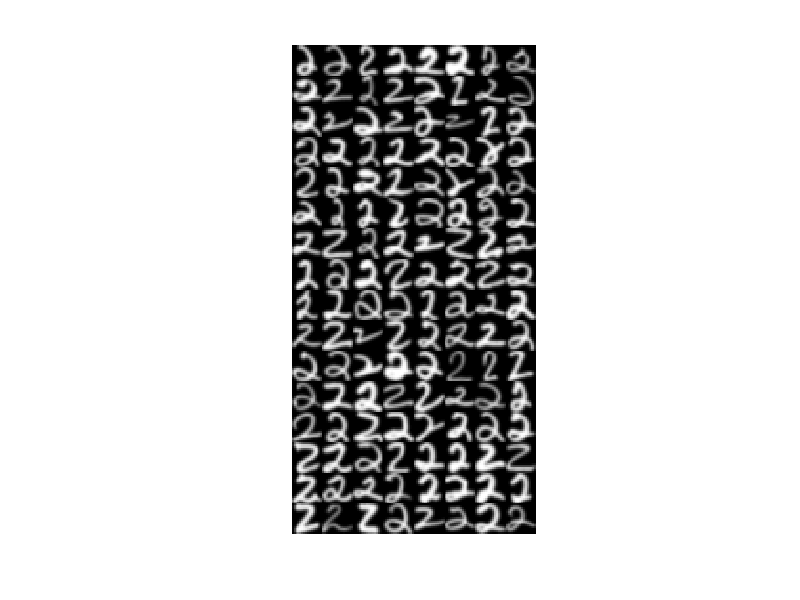

Here is the MATLAB script that generated this plot: (Note: this script raises an error after producing the figure.)
close all
load USPS_2digits
% Here we plot samples of our data set which is 
% USPS handwritten digits and we are using digit 2.

% This is how we extract digits 2.

%  idx=find (train_labels(3,:)==1);
%  o=train_patterns(:,idx);
%  xx=o(:,[1:109,111:296,298:475]);

faceW = 16; 
faceH = 16; 
numPerLine = 16; 
ShowLine = 8; 
Y = zeros(faceH*ShowLine,faceW*numPerLine); 
for i=0:ShowLine-1 
  	for j=0:numPerLine-1 
    	 Y(i*faceH+1:(i+1)*faceH,j*faceW+1:(j+1)*faceW) = reshape(xx(:,i*numPerLine+j+1),[faceH,faceW]); 
  	end 
end 
figure()
imagesc(Y');
colormap(gray);
axis off;
axis equal;
%% 


%% Isomap

% This is how we do the Isomap, we have commented the code and load the
% previously run version.The reason is that each time we run the code, the
% result may be different. As we are assigning images to the points in 2D
% (See the result) manually, we can't run from the begining.


%  m = size(xx, 2); 
% 
% G = sqrt(sum(xx.^2,1)'*ones(1,m) + ones(m,1)*sum(xx.^2,1) - 2*(xx'*xx));
%  e = 0.8*median(G(:));  
%  G(G>e) = 0; 
% sG = sum(G, 1); 
% 
% % get rid of Inf distance for simplicity; 
% i = find(sG == 0); 
% idx = setdiff((1:m), i); 
% G = G(idx,idx); 
% m = size(G, 1); 
% 
% spy(sparse(G)); 
% drawnow; 
% 
% D = graphallshortestpaths(sparse(G), 'directed', 'false');
% zooo=find(D>10^20);
% %  D(D>10^20)=0;
%  
% D2 = D.^2; 
% 
% H = eye(m) - ones(m,1)*ones(m,1)'./m; 
% 
% Dt = -0.5 * H * D2 * H; 
% 
% k = 10; 
% [V, S, U] = svds(Dt, k);
% 
% dim1 = V(:,1) * sqrt(S(1,1)); 
% dim2 = V(:,2) * sqrt(S(2,2)); 
%%
load 'dim1_usps'
load 'dim2_usps'

%%

% In this block we fit images of the digits to the points in 2D.

th = 0:pi/50:2*pi;
a=find(dim1>13.18 & dim1<13.2);
xunit_a = 0.5 * cos(th) + 13.19;
yunit_a = 0.5 * sin(th) + 8.177;

b=find(dim1>-10.02 & dim1<-10);
xunit_b = 0.5 * cos(th) + -10.01;
yunit_b = 0.5 * sin(th) + -5.913;

c=find(dim1>7.485 & dim1<7.487);
xunit_c = 0.5 * cos(th) + 7.486;
yunit_c = 0.5 * sin(th) + -7.533;

d=find(dim1>-10.34 & dim1<-10.32);
xunit_d = 0.5 * cos(th) + -10.33;
yunit_d = 0.5 * sin(th) + 5.519;

e=find(dim1>-5.193 & dim1<-5.191);
xunit_e = 0.5 * cos(th) + -5.192;
yunit_e = 0.5 * sin(th) + 5.242;

f=find(dim1>-16.67 & dim1<-16.65);
xunit_f = 0.5 * cos(th) + -16.66;
yunit_f = 0.5 * sin(th) + 4.828;

g=find(dim1>-10.05 & dim1<-10.03);
xunit_g = 0.5 * cos(th) + -10.04;
yunit_g = 0.5 * sin(th) + 0.2263;

h=find(dim1>-1.16 & dim1<-1.14);
xunit_h = 0.5 * cos(th) + -1.15;
yunit_h = 0.5 * sin(th) + 5.008;

i=find(dim1>3.74 & dim1<3.75);
xunit_i = 0.5 * cos(th) + 3.745;
yunit_i = 0.5 * sin(th) + 5.016;

j=find(dim1>8.25 & dim1<8.26);
xunit_j = 0.5 * cos(th) + 8.256;
yunit_j = 0.5 * sin(th) + 5.347;

k=find(dim1>6.09 & dim1<6.1);
xunit_k = 0.5 * cos(th) + 6.095;
yunit_k = 0.5 * sin(th) + 9.156;

l=find(dim1>1.03 & dim1<1.035);
xunit_l = 0.5 * cos(th) + 1.032;
yunit_l = 0.5 * sin(th) + 9.053;

n=find(dim1>-2.438 & dim1<-2.436);
xunit_n = 0.5 * cos(th) + -2.437;
yunit_n = 0.5 * sin(th) + 9.062;

o=find(dim1>6.585 & dim1<6.59);
xunit_o = 0.5 * cos(th) + 6.589;
yunit_o = 0.5 * sin(th) + 11.77;

p=find(dim1>-5.175 & dim1<-5.17);
xunit_p = 0.5 * cos(th) + -5.171;
yunit_p = 0.5 * sin(th) + 0.39;

q=find(dim1>-0.6052 & dim1<-0.605);
xunit_q = 0.5 * cos(th) + -0.6051;
yunit_q = 0.5 * sin(th) + 0.1347;

r=find(dim1>4.46 & dim1<4.47);
xunit_r = 0.5 * cos(th) + 4.465;
yunit_r = 0.5 * sin(th) + -0.002556;

s=find(dim1>9.07 & dim1<9.09);
xunit_s = 0.5 * cos(th) + 9.08;
yunit_s = 0.5 * sin(th) + 0.5817;

t=find(dim1>-6.015 & dim1<-6.01);
xunit_t = 0.5 * cos(th) + -6.013;
yunit_t = 0.5 * sin(th) + -5.145;

u=find(dim1>-1.06 & dim1<-1.058);
xunit_u = 0.5 * cos(th) + -1.059;
yunit_u = 0.5 * sin(th) + -4.821;

v=find(dim1>3.94 & dim1<3.942);
xunit_v = 0.5 * cos(th) + 3.941;
yunit_v = 0.5 * sin(th) + -4.683;

w=find(dim1>0.01 & dim1<0.015);
xunit_w = 0.5 * cos(th) + 0.01467;
yunit_w = 0.5 * sin(th) + -9.82;

z=find(dim1>-6.265 & dim1<-6.26);
xunit_z = 0.5 * cos(th) + -6.262;
yunit_z = 0.5 * sin(th) + -9.524;

z1=find(dim1>-15.05 & dim1<-14.95);
xunit_z1 = 0.5 * cos(th) + -15;
yunit_z1 = 0.5 * sin(th) + -4.335;

z2=find(dim1>10.87 & dim1<10.92);
xunit_z2 = 0.5 * cos(th) + 10.9;
yunit_z2 = 0.5 * sin(th) + -5.869;

z3=find(dim1>-13.75 & dim1<-13.7);
xunit_z3 = 0.5 * cos(th) + -13.72;
yunit_z3 = 0.5 * sin(th) + 1.335;

z4=find(dim1>11.55 & dim1<11.65);
xunit_z4 = 0.5 * cos(th) + 11.6;
yunit_z4 = 0.5 * sin(th) + 2.763;

z5=find(dim1>15.53 & dim1<15.55);
xunit_z5 = 0.5 * cos(th) + 15.54;
yunit_z5 = 0.5 * sin(th) + -11.3;

a_img=reshape(xx(:,135),[16 16]);
b_img=reshape(xx(:,328),[16 16]);

c_img=reshape(xx(:,410),[16 16]);
d_img=reshape(xx(:,366),[16 16]);
e_img=reshape(xx(:,171),[16 16]);
f_img=reshape(xx(:,71),[16 16]);
g_img=reshape(xx(:,129),[16 16]);
h_img=reshape(xx(:,298),[16 16]);
i_img=reshape(xx(:,327),[16 16]);
j_img=reshape(xx(:,215),[16 16]);
k_img=reshape(xx(:,294),[16 16]);

l_img=reshape(xx(:,338),[16 16]);
n_img=reshape(xx(:,210),[16 16]);
o_img=reshape(xx(:,399),[16 16]);
p_img=reshape(xx(:,227),[16 16]);
q_img=reshape(xx(:,284),[16 16]);
r_img=reshape(xx(:,176),[16 16]);
s_img=reshape(xx(:,361),[16 16]);
t_img=reshape(xx(:,288),[16 16]);
u_img=reshape(xx(:,341),[16 16]);
v_img=reshape(xx(:,222),[16 16]);
w_img=reshape(xx(:,375),[16 16]);
z_img=reshape(xx(:,110),[16 16]);
z1_img=reshape(xx(:,257),[16 16]);
z2_img=reshape(xx(:,14),[16 16]);
z3_img=reshape(xx(:,85),[16 16]);
z4_img=reshape(xx(:,382),[16 16]);
z5_img=reshape(xx(:,152),[16 16]);


figure()

scatter(dim1, dim2,18*ones(473,1),'fill');
title('Isomap');
hold on
imagesc([12.19 14.19],[7.577 5.577],a_img');
colormap(gray)
plot(xunit_a, yunit_a,'red');

imagesc([-11.01 -9.01],[-6.513 -8.513],b_img');
colormap(gray)
plot(xunit_b, yunit_b,'red');

imagesc([6.486 8.486],[-8.133 -10.133],c_img');
colormap(gray)
plot(xunit_c, yunit_c,'red');

imagesc([-11.33 -9.33],[4.919 2.919],d_img');
colormap(gray)
plot(xunit_d, yunit_d,'red');

imagesc([-6.192 -4.192],[4.642 2.642],e_img');
colormap(gray)
plot(xunit_e, yunit_e,'red');

imagesc([-17.66 -15.66],[4.228 2.228],f_img');
colormap(gray)
plot(xunit_f, yunit_f,'red');

imagesc([-11.04 -9.04],[-0.5837 -2.5873],g_img');
colormap(gray)
plot(xunit_g, yunit_g,'red');

imagesc([-2.15 -0.15],[4.408 2.408],h_img');
colormap(gray)
plot(xunit_h, yunit_h,'red');

imagesc([2.745 4.745],[4.016 2.016],i_img');
colormap(gray)
plot(xunit_i, yunit_i,'red');

imagesc([7.256 9.256],[4.747 2.747],j_img');
colormap(gray)
plot(xunit_j, yunit_j,'red');


imagesc([5.095 7.095],[8.556 6.556],k_img');
colormap(gray)
plot(xunit_k, yunit_k,'red');

imagesc([0.032 2.032],[8.453 6.453],l_img');
colormap(gray)
plot(xunit_l, yunit_l,'red');

imagesc([-1.437 -3.437],[8.462 6.462],n_img');
colormap(gray)
plot(xunit_n, yunit_n,'red');

imagesc([7.189 9.189],[12.77 10.77],o_img');
colormap(gray)
plot(xunit_o, yunit_o,'red');

imagesc([-6.171 -4.171],[-0.21 -2.21],p_img');
colormap(gray)
plot(xunit_p, yunit_p,'red');

imagesc([-1.6051 0.3949],[-0.4653 -2.4653],q_img');
colormap(gray)
plot(xunit_q, yunit_q,'red');

imagesc([3.465 5.465],[-0.597444 -2.597444],r_img');
colormap(gray)
plot(xunit_r, yunit_r,'red');

imagesc([8.08 10.08],[-0.0183 -2.0183],s_img');
colormap(gray)
plot(xunit_s, yunit_s,'red');

imagesc([-7.013 -5.013],[-5.745 -7.745],t_img');
colormap(gray)
plot(xunit_t, yunit_t,'red');

imagesc([-2.059 -0.059],[-5.421 -7.421],u_img');
colormap(gray)
plot(xunit_u, yunit_u,'red');

imagesc([2.941 4.491],[-5.283 -7.283],v_img');
colormap(gray)
plot(xunit_v, yunit_v,'red');

imagesc([-0.98533 1.01467],[-10.42 -12.42],w_img');
colormap(gray)
plot(xunit_w, yunit_w,'red');

imagesc([-7.262 -5.262],[-10.124 -12.124],z_img');
colormap(gray)
plot(xunit_z, yunit_z,'red');

imagesc([-16 -14],[-4.995 -6.995],z1_img');
colormap(gray)
plot(xunit_z1, yunit_z1,'red');

imagesc([9.9 11.9],[-6.469 -8.469],z2_img');
colormap(gray)
plot(xunit_z2, yunit_z2,'red');

imagesc([-14.72 -12.72],[0.335 -1.665],z3_img');
colormap(gray)
plot(xunit_z3, yunit_z3,'red');

imagesc([10.6 12.6],[2.163 0.163],z4_img');
colormap(gray)
plot(xunit_z4, yunit_z4,'red');


imagesc([14.54 16.54],[-11.9 -13.9],z5_img');
colormap(gray)
plot(xunit_z5, yunit_z5,'red');

 
 %% PCA
 % This is how we do PCA. Similarly, we have commented the code below and
 % we load a previously run version of this PCA.
 
 
%  center=mean(xx,2);
%  sz=size(xx,2);
%  x = xx - center * ones(1, sz);
%  covariance = cov(x'); 
% % [U, S] = eig(covariance); 
% [V, S] = eigs(covariance, 3); 
% 
% % proect x to the principal direction; 
% Vx = V(:,1:2)' * x; 

%%
load 'Vx_USPS'

%%
th = 0:pi/50:2*pi;
a=find(Vx(1,:)>-6.78 & Vx(1,:)<-6.77);
xunit_a = 0.25 * cos(th) + -6.771;
yunit_a = 0.25 * sin(th) + 3.463;

b=find(Vx(1,:)>-4.482 & Vx(1,:)<-4.48);
xunit_b = 0.25 * cos(th) + -4.481;
yunit_b = 0.25 * sin(th) + 3.729;

c=find(Vx(1,:)>-2.495 & Vx(1,:)<-2.493);
xunit_c = 0.25 * cos(th) + -2.494;
yunit_c = 0.25 * sin(th) + 4.434;

d=find(Vx(1,:)>0.117 & Vx(1,:)<0.118);
xunit_d = 0.25 * cos(th) + 0.1177;
yunit_d = 0.25 * sin(th) + 4.298;

e=find(Vx(1,:)>2.308 & Vx(1,:)<2.31);
xunit_e = 0.25 * cos(th) + 2.309;
yunit_e = 0.25 * sin(th) + 4.504;

f=find(Vx(1,:)>4.394 & Vx(1,:)<4.396);
xunit_f = 0.25 * cos(th) + 4.395;
yunit_f = 0.25 * sin(th) + 4.905;

g=find(Vx(1,:)>-6.728 & Vx(1,:)<-6.726);
xunit_g = 0.25 * cos(th) + -6.727;
yunit_g = 0.25 * sin(th) + 1.272;

h=find(Vx(1,:)>-4.346 & Vx(1,:)<-4.344);
xunit_h = 0.25 * cos(th) + -4.345;
yunit_h = 0.25 * sin(th) + 1.48;

i=find(Vx(1,:)>-2.248 & Vx(1,:)<-2.246);
xunit_i = 0.25 * cos(th) + -2.247;
yunit_i = 0.25 * sin(th) + 1.581;

j=find(Vx(1,:)>-0.4443 & Vx(1,:)<-0.4441);
xunit_j = 0.25 * cos(th) + -0.4442;
yunit_j = 0.25 * sin(th) + 1.485;

k=find(Vx(1,:)>1.821 & Vx(1,:)<1.823);
xunit_k = 0.25 * cos(th) + 1.822;
yunit_k = 0.25 * sin(th) + 1.647;

l=find(Vx(1,:)>4.12 & Vx(1,:)<4.122);
xunit_l = 0.25 * cos(th) + 4.121;
yunit_l = 0.25 * sin(th) + 1.935;

m=find(Vx(1,:)>6.377 & Vx(1,:)<6.379);
xunit_m = 0.25 * cos(th) + 6.378;
yunit_m = 0.25 * sin(th) + 2.077;

n=find(Vx(1,:)>-7.33 & Vx(1,:)<-7.31);
xunit_n = 0.25 * cos(th) + -7.32;
yunit_n = 0.25 * sin(th) + -1.07;

o=find(Vx(1,:)>-4.92 & Vx(1,:)<-4.9);
xunit_o = 0.25 * cos(th) + -4.91;
yunit_o = 0.25 * sin(th) + -1.036;

p=find(Vx(1,:)>-2.898 & Vx(1,:)<-2.896);
xunit_p = 0.25 * cos(th) + -2.897;
yunit_p = 0.25 * sin(th) + -0.7345;

q=find(Vx(1,:)>-0.6759 & Vx(1,:)<-0.6757);
xunit_q = 0.25 * cos(th) + -0.6758;
yunit_q = 0.25 * sin(th) + -0.9005;

r=find(Vx(1,:)>1.39 & Vx(1,:)<1.393);
xunit_r = 0.25 * cos(th) + 1.392;
yunit_r = 0.25 * sin(th) + -0.8453;

s=find(Vx(1,:)>3.65 & Vx(1,:)<3.67);
xunit_s = 0.25 * cos(th) + 3.66;
yunit_s = 0.25 * sin(th) + -0.563;

t=find(Vx(1,:)>5.91 & Vx(1,:)<5.92);
xunit_t = 0.25 * cos(th) + 5.919;
yunit_t = 0.25 * sin(th) + -0.2616;

u=find(Vx(1,:)>-2.74 & Vx(1,:)<-2.72);
xunit_u = 0.25 * cos(th) + -2.73;
yunit_u = 0.25 * sin(th) + -2.903;

w=find(Vx(1,:)>-0.579 & Vx(1,:)<-0.577);
xunit_w = 0.25 * cos(th) + -0.578;
yunit_w = 0.25 * sin(th) + -2.922;

z=find(Vx(1,:)>1.198 & Vx(1,:)<1.2);
xunit_z = 0.25 * cos(th) + 1.199;
yunit_z = 0.25 * sin(th) + -3.687;

z1=find(Vx(1,:)>2.69 & Vx(1,:)<2.71);
xunit_z1 = 0.25 * cos(th) + 2.7;
yunit_z1 = 0.25 * sin(th) + -3.016;

z2=find(Vx(1,:)>-1.795 & Vx(1,:)<-1.793);
xunit_z2 = 0.25 * cos(th) + -1.794;
yunit_z2 = 0.25 * sin(th) + -5.453;

z3=find(Vx(1,:)>-1.254 & Vx(1,:)<-1.252);
xunit_z3 = 0.25 * cos(th) + -1.253;
yunit_z3 = 0.25 * sin(th) + 5.489;

z4=find(Vx(1,:)>2.247 & Vx(1,:)<2.249);
xunit_z4 = 0.25 * cos(th) + 2.248;
yunit_z4 = 0.25 * sin(th) + 6.479;

z5=find(Vx(1,:)>4.496 & Vx(1,:)<4.498);
xunit_z5 = 0.25 * cos(th) + 4.497;
yunit_z5 = 0.25 * sin(th) + -2.404;

a_img=reshape(xx(:,119),[16 16]);
b_img=reshape(xx(:,423),[16 16]);
c_img=reshape(xx(:,415),[16 16]);
d_img=reshape(xx(:,72),[16 16]);
e_img=reshape(xx(:,121),[16 16]);
f_img=reshape(xx(:,173),[16 16]);
g_img=reshape(xx(:,418),[16 16]);
h_img=reshape(xx(:,18),[16 16]);
i_img=reshape(xx(:,67),[16 16]);
j_img=reshape(xx(:,387),[16 16]);
k_img=reshape(xx(:,358),[16 16]);
l_img=reshape(xx(:,35),[16 16]);
m_img=reshape(xx(:,286),[16 16]);
n_img=reshape(xx(:,147),[16 16]);
o_img=reshape(xx(:,165),[16 16]);
p_img=reshape(xx(:,444),[16 16]);
q_img=reshape(xx(:,70),[16 16]);
r_img=reshape(xx(:,64),[16 16]);
s_img=reshape(xx(:,425),[16 16]);

t_img=reshape(xx(:,152),[16 16]);
u_img=reshape(xx(:,34),[16 16]);

w_img=reshape(xx(:,317),[16 16]);
z_img=reshape(xx(:,211),[16 16]);
z1_img=reshape(xx(:,208),[16 16]);
z2_img=reshape(xx(:,182),[16 16]);
z3_img=reshape(xx(:,2),[16 16]);
z4_img=reshape(xx(:,379),[16 16]);
z5_img=reshape(xx(:,14),[16 16]);

figure()
scatter(Vx(1,:), Vx(2,:),18*ones(473,1),'fill');
title('PCA');
hold on
imagesc([-7.171 -6.371],[3.163 2.363],a_img');
colormap(gray)
plot(xunit_a, yunit_a,'red');

imagesc([-4.881 -4.081],[3.429 2.629],b_img');
colormap(gray)
plot(xunit_b, yunit_b,'red');

imagesc([-2.894 -2.094],[4.134 3.334],c_img');
colormap(gray)
plot(xunit_c, yunit_c,'red');

imagesc([-0.2823 0.5177],[3.998 3.198],d_img');
colormap(gray)
plot(xunit_d, yunit_d,'red');

imagesc([-0.2823 0.5177],[3.998 3.198],d_img');
colormap(gray)
plot(xunit_d, yunit_d,'red');

imagesc([1.909 2.709],[4.204 3.404],e_img');
colormap(gray)
plot(xunit_e, yunit_e,'red');

imagesc([3.995 4.795],[4.605 3.805],f_img');
colormap(gray)
plot(xunit_f, yunit_f,'red');

imagesc([-7.127 -6.327],[0.972 0.172],g_img');
colormap(gray)
plot(xunit_g, yunit_g,'red');

imagesc([-4.745 -3.945],[1.18 0.38],h_img');
colormap(gray)
plot(xunit_h, yunit_h,'red');

imagesc([-2.647 -1.847],[1.281 0.481],i_img');
colormap(gray)
plot(xunit_i, yunit_i,'red');

imagesc([-0.8442 0.0442],[1.185 0.385],j_img');
colormap(gray)
plot(xunit_j, yunit_j,'red');

imagesc([1.422 2.222],[1.347 0.547],k_img');
colormap(gray)
plot(xunit_k, yunit_k,'red');

imagesc([3.721 4.521],[1.635 0.835],l_img');
colormap(gray)
plot(xunit_l, yunit_l,'red');

imagesc([3.721 4.521],[1.635 0.835],l_img');
colormap(gray)
plot(xunit_l, yunit_l,'red');

imagesc([5.978 6.778],[1.777 0.977],m_img');
colormap(gray)
plot(xunit_m, yunit_m,'red');

imagesc([-7.72 -6.92],[-1.47 -2.27],n_img');
colormap(gray)
plot(xunit_n, yunit_n,'red');

imagesc([-5.31 -4.51],[-1.336 -2.136],o_img');
colormap(gray)
plot(xunit_o, yunit_o,'red');

imagesc([-3.297 -2.497],[-1.0345 -1.8345],p_img');
colormap(gray)
plot(xunit_p, yunit_p,'red');

imagesc([-1.0758 -0.2758],[-1.2005 -2.005],q_img');
colormap(gray)
plot(xunit_q, yunit_q,'red');

imagesc([0.992 1.792],[-1.1453 -1.9453],r_img');
colormap(gray)
plot(xunit_r, yunit_r,'red');

imagesc([3.26 4.06],[-0.863 -1.663],s_img');
colormap(gray)
plot(xunit_s, yunit_s,'red');

imagesc([5.519 6.319],[-0.5616 -1.3616],t_img');
colormap(gray)
plot(xunit_t, yunit_t,'red');

imagesc([-3.13 -2.33],[-3.203 -4.003],u_img');
colormap(gray)
plot(xunit_u, yunit_u,'red');

imagesc([-0.978 -0.178],[-3.222 -4.022],w_img');
colormap(gray)
plot(xunit_w, yunit_w,'red');

imagesc([0.799 1.599],[-3.987 -4.787],z_img');
colormap(gray)
plot(xunit_z, yunit_z,'red');

imagesc([2.3 3.1],[-3.316 -4.116],z1_img');
colormap(gray)
plot(xunit_z1, yunit_z1,'red');

imagesc([-2.894 -2.094],[-4.653 -5.453],z2_img');
colormap(gray)
plot(xunit_z2, yunit_z2,'red');

imagesc([-1.653 -0.853],[5.189 4.389],z3_img');
colormap(gray)
plot(xunit_z3, yunit_z3,'red');

imagesc([1.848 1.048],[6.179 5.379],z4_img');
colormap(gray)
plot(xunit_z4, yunit_z4,'red');

imagesc([4.097 4.897],[-2.704 -3.504],z5_img');
colormap(gray)
plot(xunit_z5, yunit_z5,'red');